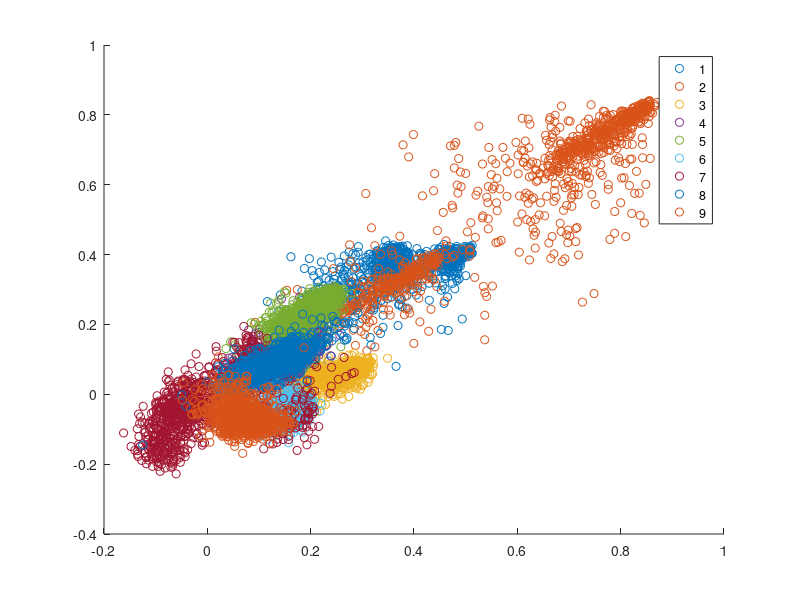

The MATLAB source for this figure:
% THISE CODE VISUALIZES THE CLUSTER OF THE CORRELATION COEFICIENT WITH A
% PLOT IMAGE.

% CLEAN UP WORKSPACE AND COMMAND WINDOWS
clc;
clear;


temp = csvread('./features.csv');
xs = temp(:, 1);
ys = temp(:, 2);

labels = csvread('labels.csv');
gscatter(xs, ys, labels);
    
